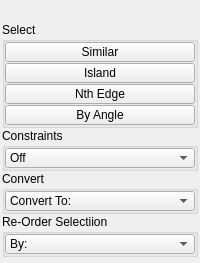
<?xml version="1.0" encoding="UTF-8"?>
<ui version="4.0">
 <class>QtUi</class>
 <widget class="QMainWindow" name="QtUi">
  <property name="enabled">
   <bool>true</bool>
  </property>
  <property name="geometry">
   <rect>
    <x>0</x>
    <y>0</y>
    <width>200</width>
    <height>263</height>
   </rect>
  </property>
  <property name="tabShape">
   <enum>QTabWidget::Triangular</enum>
  </property>
  <property name="dockNestingEnabled">
   <bool>true</bool>
  </property>
  <property name="dockOptions">
   <set>QMainWindow::AllowNestedDocks|QMainWindow::AllowTabbedDocks|QMainWindow::AnimatedDocks|QMainWindow::ForceTabbedDocks</set>
  </property>
  <widget class="QWidget" name="central_widget">
   <property name="minimumSize">
    <size>
     <width>200</width>
     <height>0</height>
    </size>
   </property>
   <property name="layoutDirection">
    <enum>Qt::LeftToRight</enum>
   </property>
   <layout class="QVBoxLayout" name="verticalLayout_2">
    <property name="leftMargin">
     <number>2</number>
    </property>
    <property name="topMargin">
     <number>2</number>
    </property>
    <property name="rightMargin">
     <number>2</number>
    </property>
    <property name="bottomMargin">
     <number>2</number>
    </property>
    <property name="spacing">
     <number>2</number>
    </property>
    <item>
     <layout class="QVBoxLayout" name="verticalLayout">
      <property name="spacing">
       <number>0</number>
      </property>
      <item>
       <widget class="Header" name="header" native="true">
        <property name="minimumSize">
         <size>
          <width>0</width>
          <height>20</height>
         </size>
        </property>
        <property name="font">
         <font>
          <weight>75</weight>
          <bold>true</bold>
         </font>
        </property>
        <property name="text" stdset="0">
         <string>SELECTION</string>
        </property>
       </widget>
      </item>
      <item>
       <widget class="QGroupBox" name="groupBox_5">
        <property name="title">
         <string>Select</string>
        </property>
        <layout class="QVBoxLayout" name="verticalLayout_4">
         <property name="spacing">
          <number>1</number>
         </property>
         <property name="leftMargin">
          <number>0</number>
         </property>
         <property name="topMargin">
          <number>0</number>
         </property>
         <property name="rightMargin">
          <number>0</number>
         </property>
         <property name="bottomMargin">
          <number>0</number>
         </property>
         <item>
          <widget class="PushButton" name="tb001">
           <property name="enabled">
            <bool>true</bool>
           </property>
           <property name="minimumSize">
            <size>
             <width>0</width>
             <height>20</height>
            </size>
           </property>
           <property name="maximumSize">
            <size>
             <width>16777215</width>
             <height>20</height>
            </size>
           </property>
           <property name="toolTip">
            <string>Select similar objects or components, depending on selection mode.</string>
           </property>
           <property name="text">
            <string>Similar</string>
           </property>
           <property name="iconSize">
            <size>
             <width>18</width>
             <height>18</height>
            </size>
           </property>
          </widget>
         </item>
         <item>
          <widget class="PushButton" name="tb002">
           <property name="enabled">
            <bool>true</bool>
           </property>
           <property name="minimumSize">
            <size>
             <width>0</width>
             <height>20</height>
            </size>
           </property>
           <property name="maximumSize">
            <size>
             <width>16777215</width>
             <height>20</height>
            </size>
           </property>
           <property name="toolTip">
            <string>Select Island: Select contiguous faces within a normal range</string>
           </property>
           <property name="text">
            <string>Island</string>
           </property>
           <property name="iconSize">
            <size>
             <width>18</width>
             <height>18</height>
            </size>
           </property>
          </widget>
         </item>
         <item>
          <widget class="PushButton" name="tb000">
           <property name="enabled">
            <bool>true</bool>
           </property>
           <property name="minimumSize">
            <size>
             <width>0</width>
             <height>20</height>
            </size>
           </property>
           <property name="maximumSize">
            <size>
             <width>16777215</width>
             <height>20</height>
            </size>
           </property>
           <property name="toolTip">
            <string>Select Nth: Select 2 components</string>
           </property>
           <property name="text">
            <string>Nth Edge</string>
           </property>
           <property name="iconSize">
            <size>
             <width>18</width>
             <height>18</height>
            </size>
           </property>
          </widget>
         </item>
         <item>
          <widget class="PushButton" name="tb003">
           <property name="enabled">
            <bool>true</bool>
           </property>
           <property name="minimumSize">
            <size>
             <width>0</width>
             <height>20</height>
            </size>
           </property>
           <property name="maximumSize">
            <size>
             <width>16777215</width>
             <height>20</height>
            </size>
           </property>
           <property name="toolTip">
            <string>Select edges having normals between the given high and low angles.</string>
           </property>
           <property name="text">
            <string>By Angle</string>
           </property>
           <property name="iconSize">
            <size>
             <width>18</width>
             <height>18</height>
            </size>
           </property>
          </widget>
         </item>
        </layout>
        <zorder>tb001</zorder>
        <zorder>tb002</zorder>
        <zorder>tb000</zorder>
        <zorder>tb003</zorder>
       </widget>
      </item>
      <item>
       <widget class="CollapsableGroup" name="groupBox_8">
        <property name="toolTip">
         <string/>
        </property>
        <property name="title">
         <string>Constraints</string>
        </property>
        <layout class="QVBoxLayout" name="verticalLayout_6">
         <property name="spacing">
          <number>1</number>
         </property>
         <property name="leftMargin">
          <number>0</number>
         </property>
         <property name="topMargin">
          <number>0</number>
         </property>
         <property name="rightMargin">
          <number>0</number>
         </property>
         <property name="bottomMargin">
          <number>0</number>
         </property>
         <item>
          <widget class="ComboBox" name="cmb005">
           <property name="minimumSize">
            <size>
             <width>0</width>
             <height>20</height>
            </size>
           </property>
           <property name="maximumSize">
            <size>
             <width>16777215</width>
             <height>20</height>
            </size>
           </property>
           <property name="toolTip">
            <string>Selection contraints.</string>
           </property>
           <property name="editable">
            <bool>false</bool>
           </property>
           <property name="sizeAdjustPolicy">
            <enum>QComboBox::AdjustToContents</enum>
           </property>
           <item>
            <property name="text">
             <string>Off</string>
            </property>
           </item>
          </widget>
         </item>
        </layout>
       </widget>
      </item>
      <item>
       <widget class="CollapsableGroup" name="groupBox_6">
        <property name="title">
         <string>Convert</string>
        </property>
        <layout class="QVBoxLayout" name="verticalLayout_7">
         <property name="spacing">
          <number>1</number>
         </property>
         <property name="leftMargin">
          <number>0</number>
         </property>
         <property name="topMargin">
          <number>0</number>
         </property>
         <property name="rightMargin">
          <number>0</number>
         </property>
         <property name="bottomMargin">
          <number>0</number>
         </property>
         <item>
          <widget class="ComboBox" name="cmb003">
           <property name="minimumSize">
            <size>
             <width>0</width>
             <height>20</height>
            </size>
           </property>
           <property name="maximumSize">
            <size>
             <width>16777215</width>
             <height>20</height>
            </size>
           </property>
           <property name="toolTip">
            <string>Convert selection to type</string>
           </property>
           <property name="maxVisibleItems">
            <number>30</number>
           </property>
           <property name="maxCount">
            <number>100</number>
           </property>
           <property name="sizeAdjustPolicy">
            <enum>QComboBox::AdjustToContents</enum>
           </property>
           <property name="frame">
            <bool>true</bool>
           </property>
           <item>
            <property name="text">
             <string>Convert To:</string>
            </property>
           </item>
          </widget>
         </item>
        </layout>
       </widget>
      </item>
      <item>
       <widget class="CollapsableGroup" name="groupBox_7">
        <property name="title">
         <string>Re-Order Selectiion</string>
        </property>
        <layout class="QVBoxLayout" name="verticalLayout_8">
         <property name="spacing">
          <number>1</number>
         </property>
         <property name="leftMargin">
          <number>0</number>
         </property>
         <property name="topMargin">
          <number>0</number>
         </property>
         <property name="rightMargin">
          <number>0</number>
         </property>
         <property name="bottomMargin">
          <number>0</number>
         </property>
         <item>
          <widget class="ComboBox" name="cmb001">
           <property name="minimumSize">
            <size>
             <width>0</width>
             <height>20</height>
            </size>
           </property>
           <property name="maximumSize">
            <size>
             <width>16777215</width>
             <height>20</height>
            </size>
           </property>
           <property name="toolTip">
            <string>Re-Order the current selection.</string>
           </property>
           <property name="maxVisibleItems">
            <number>30</number>
           </property>
           <property name="maxCount">
            <number>100</number>
           </property>
           <property name="sizeAdjustPolicy">
            <enum>QComboBox::AdjustToContents</enum>
           </property>
           <property name="frame">
            <bool>true</bool>
           </property>
           <item>
            <property name="text">
             <string>By:</string>
            </property>
           </item>
          </widget>
         </item>
        </layout>
       </widget>
      </item>
      <item>
       <spacer name="verticalSpacer">
        <property name="orientation">
         <enum>Qt::Vertical</enum>
        </property>
        <property name="sizeHint" stdset="0">
         <size>
          <width>0</width>
          <height>10</height>
         </size>
        </property>
       </spacer>
      </item>
     </layout>
    </item>
   </layout>
  </widget>
 </widget>
 <customwidgets>
  <customwidget>
   <class>Header</class>
   <extends>QWidget</extends>
   <header>uitk.widgets.header</header>
  </customwidget>
  <customwidget>
   <class>PushButton</class>
   <extends>QPushButton</extends>
   <header>widgets.pushbutton.h</header>
  </customwidget>
  <customwidget>
   <class>ComboBox</class>
   <extends>QComboBox</extends>
   <header>uitk.widgets.comboBox.ComboBox.h</header>
  </customwidget>
  <customwidget>
   <class>CollapsableGroup</class>
   <extends>QGroupBox</extends>
   <header>uitk.widgets.collapsableGroup.CollapsableGroup.h</header>
   <container>1</container>
  </customwidget>
 </customwidgets>
 <resources/>
 <connections/>
 <designerdata>
  <property name="gridDeltaX">
   <number>5</number>
  </property>
  <property name="gridDeltaY">
   <number>5</number>
  </property>
  <property name="gridSnapX">
   <bool>true</bool>
  </property>
  <property name="gridSnapY">
   <bool>true</bool>
  </property>
  <property name="gridVisible">
   <bool>true</bool>
  </property>
 </designerdata>
</ui>
